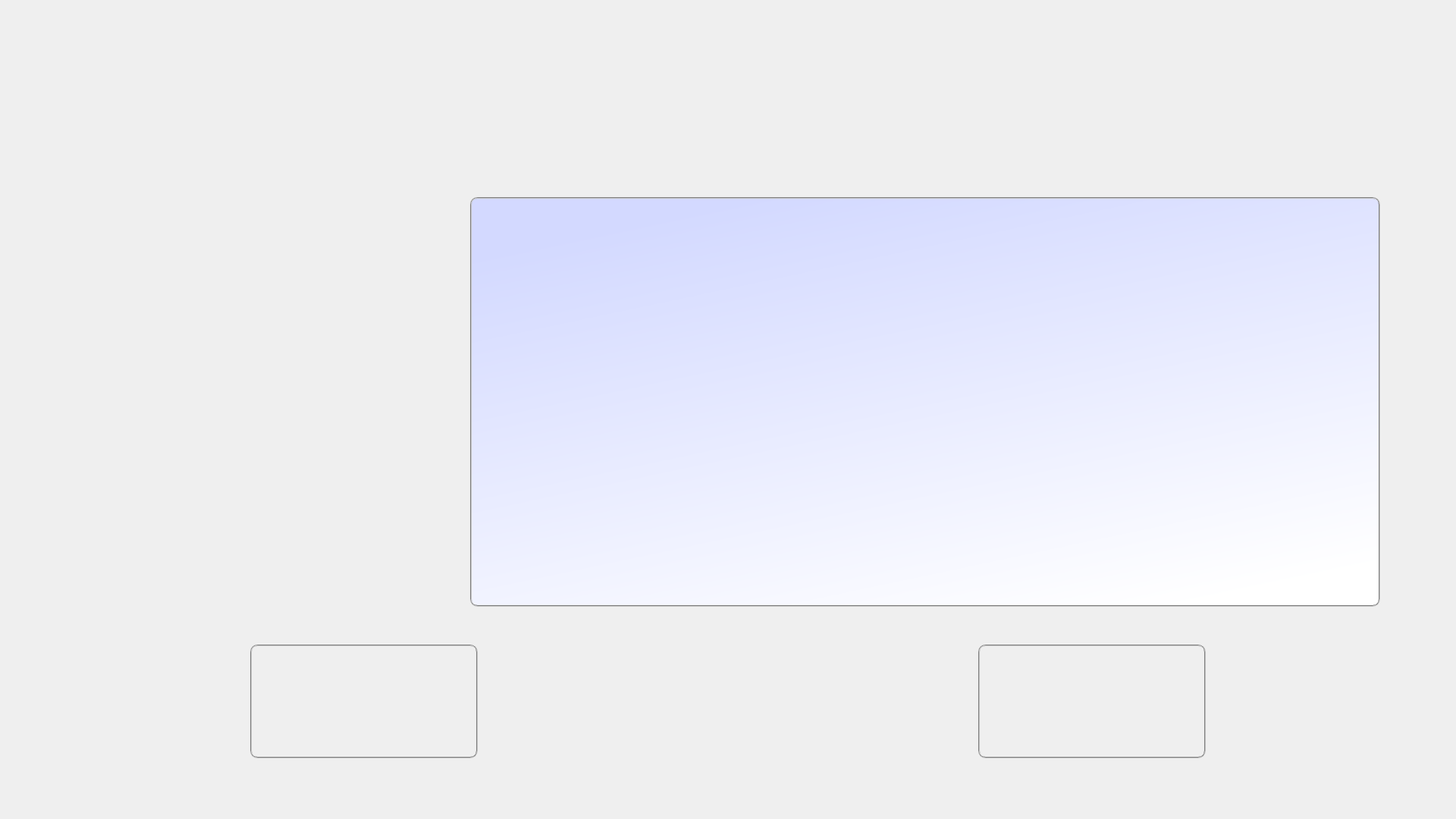
<?xml version="1.0" encoding="UTF-8"?>
<ui version="4.0">
 <class>ReadCertificateDialog</class>
 <widget class="QDialog" name="ReadCertificateDialog">
  <property name="geometry">
   <rect>
    <x>0</x>
    <y>0</y>
    <width>1920</width>
    <height>1080</height>
   </rect>
  </property>
  <property name="windowTitle">
   <string>ReadCertificateDialog</string>
  </property>
  <widget class="QPushButton" name="pBtnHomepage">
   <property name="geometry">
    <rect>
     <x>330</x>
     <y>850</y>
     <width>300</width>
     <height>150</height>
    </rect>
   </property>
   <property name="font">
    <font>
     <family>Algerian</family>
     <pointsize>22</pointsize>
    </font>
   </property>
   <property name="styleSheet">
    <string notr="true">border:2px groove gray;border-radius:10px;padding:2px 4px;
border-image: url(:/Resources/Images/cancelon.png);</string>
   </property>
   <property name="text">
    <string/>
   </property>
  </widget>
  <widget class="QPushButton" name="pBtnNext">
   <property name="geometry">
    <rect>
     <x>1290</x>
     <y>850</y>
     <width>300</width>
     <height>150</height>
    </rect>
   </property>
   <property name="font">
    <font>
     <pointsize>22</pointsize>
    </font>
   </property>
   <property name="styleSheet">
    <string notr="true">border:2px groove gray;border-radius:10px;padding:2px 4px;
border-image: url(:/Resources/Images/nexton.png);</string>
   </property>
   <property name="text">
    <string/>
   </property>
  </widget>
  <widget class="QLabel" name="labelLoading">
   <property name="geometry">
    <rect>
     <x>1160</x>
     <y>460</y>
     <width>124</width>
     <height>124</height>
    </rect>
   </property>
   <property name="styleSheet">
    <string notr="true">border-image: url(:/Resources/Images/loading.gif);</string>
   </property>
   <property name="text">
    <string/>
   </property>
  </widget>
  <widget class="QTextBrowser" name="textBrowser">
   <property name="geometry">
    <rect>
     <x>620</x>
     <y>260</y>
     <width>1200</width>
     <height>540</height>
    </rect>
   </property>
   <property name="styleSheet">
    <string notr="true">border:2px groove gray;border-radius:10px;padding:2px 2px;
background-color: qlineargradient(spread:pad, x1:0.3125, y1:0, x2:0.784, y2:1, stop:0 rgba(211, 217, 255, 255), stop:1 rgba(255, 255, 255, 255));</string>
   </property>
   <property name="html">
    <string>&lt;!DOCTYPE HTML PUBLIC &quot;-//W3C//DTD HTML 4.0//EN&quot; &quot;http://www.w3.org/TR/REC-html40/strict.dtd&quot;&gt;
&lt;html&gt;&lt;head&gt;&lt;meta name=&quot;qrichtext&quot; content=&quot;1&quot; /&gt;&lt;style type=&quot;text/css&quot;&gt;
p, li { white-space: pre-wrap; }
&lt;/style&gt;&lt;/head&gt;&lt;body style=&quot; font-family:'SimSun'; font-size:9pt; font-weight:400; font-style:normal;&quot;&gt;
&lt;p style=&quot;-qt-paragraph-type:empty; margin-top:0px; margin-bottom:0px; margin-left:0px; margin-right:0px; -qt-block-indent:0; text-indent:0px;&quot;&gt;&lt;br /&gt;&lt;/p&gt;&lt;/body&gt;&lt;/html&gt;</string>
   </property>
  </widget>
  <widget class="QLabel" name="label">
   <property name="geometry">
    <rect>
     <x>90</x>
     <y>310</y>
     <width>400</width>
     <height>400</height>
    </rect>
   </property>
   <property name="text">
    <string/>
   </property>
  </widget>
 </widget>
 <layoutdefault spacing="6" margin="11"/>
 <resources>
  <include location="readcertificatedialog.qrc"/>
 </resources>
 <connections/>
</ui>
